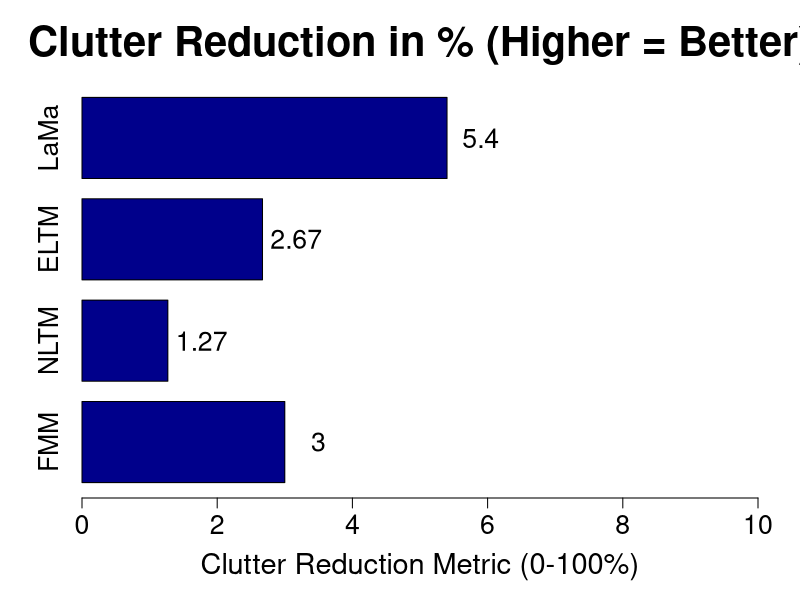

Write the R code that produced this figure.
png(filename = "UniformClutter.png", 
    width = 2000,   
    height = 1400, 
    res = 225)

x <- c("FMM", "NLTM", "ELTM", "LaMa")
y <- c(3, 1.27, 2.67, 5.4)

bp <- barplot(y, 
              names.arg = x, 
              horiz = TRUE, 
              col = "darkblue", 
              xlab = "Clutter Reduction Metric (0-100%)", 
              main = "Clutter Reduction in % (Higher = Better)", 
              xlim = c(0, 10),
              cex.axis = 1.6,
              cex.names = 1.6,
              cex.lab = 1.74,
              cex.main = 2.5,
              space = 0.25)

text(x = y + 0.5,  
     y = bp,
     labels = y,
     cex = 1.6)

dev.off()
